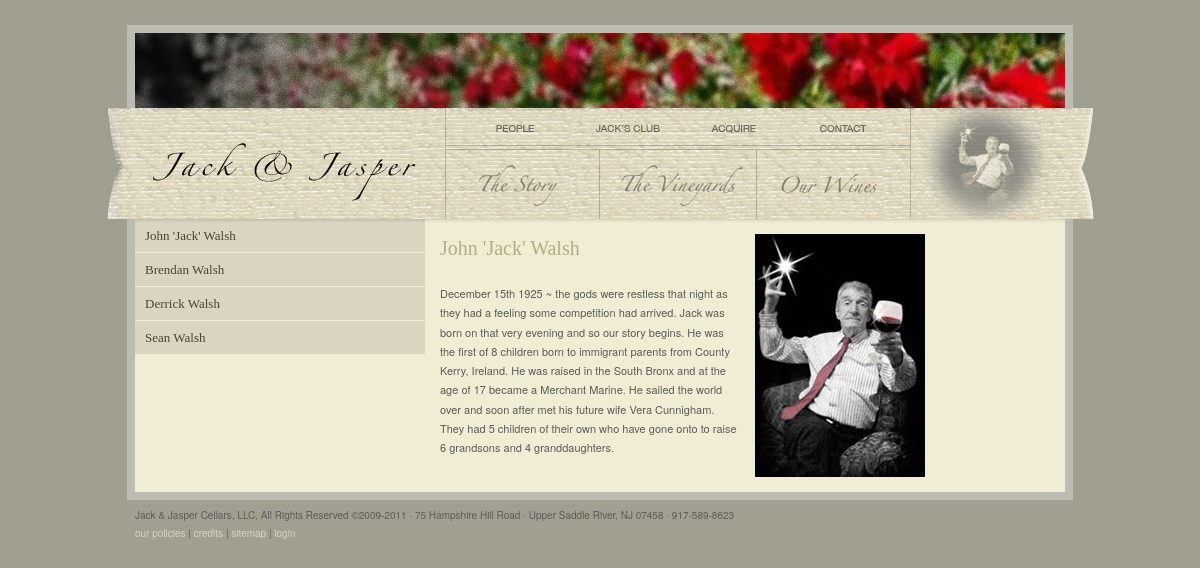
/pages/people.php, run on an earlier commit of the app's database.
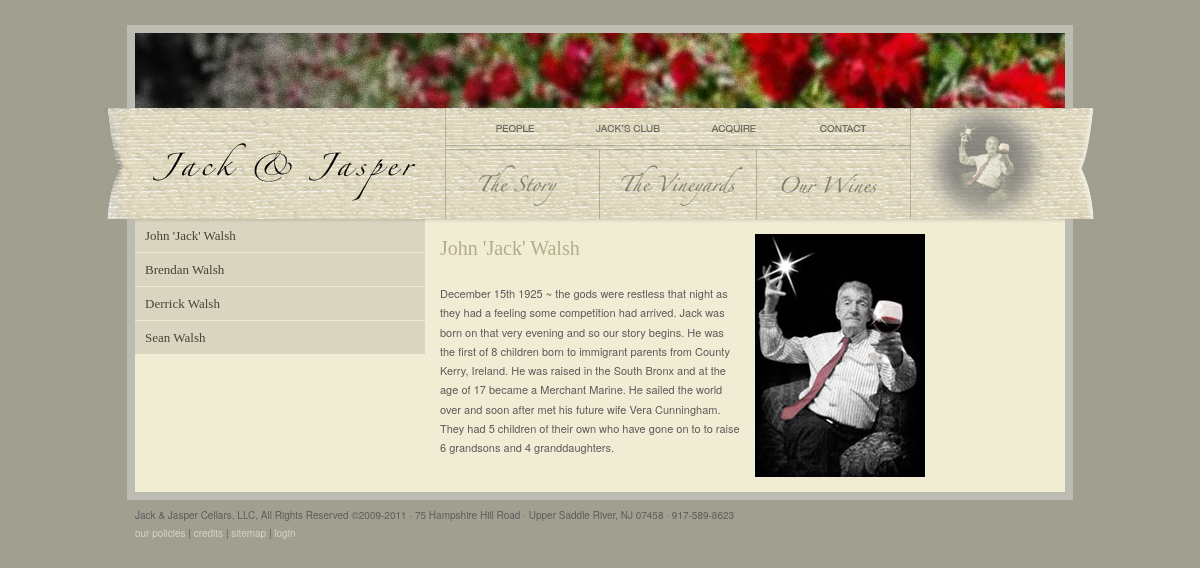
And on a later commit of the database.
### tables this page shows
CREATE TABLE IF NOT EXISTS `people` (
  `id` bigint(20) unsigned NOT NULL auto_increment,
  `h1` varchar(20) NOT NULL,
  `h2` varchar(50) default NULL,
  `p` varchar(2048) default NULL,
  PRIMARY KEY  (`id`),
  UNIQUE KEY `id` (`id`)
);

### pages/people.php (the view, shortened to what this page needs)
<!DOCTYPE html PUBLIC "-//W3C//DTD XHTML 1.0 Transitional//EN" "http://www.w3.org/TR/xhtml1/DTD/xhtml1-transitional.dtd">
<html xmlns="http://www.w3.org/1999/xhtml">
<head>
	<link rel="stylesheet" href="/css/main.css" type="text/css" media="screen" />
</head>
<?php require_once('../Connections/jackandjasper.php');
		if($_GET['id']){
			$id = $_GET['id'];}
		else{
			$id = 1;}
		$query_PeopleRS = "SELECT * FROM people WHERE id =".$id;
		$PeopleRS = mysql_query($query_PeopleRS, $jackandjasper) or die(mysql_error());
		$row_PeopleRS = mysql_fetch_assoc($PeopleRS);
?>
<body>
<div id="wholewrapper">
	<div id="flashHome">
		<div id="header">
			<img src="/img/header/people_hdr.jpg" alt="Harvest in the Jack &amp; Jasper Vineyards"/>
			<? include("../php/mainnav.php"); ?>
	    </div>
<div id="maincontentwrapper">
    <div id="leftcolumn">
      <div id="leftsubnav">
        <ul>
          <li><a href="/pages/people.php?id=1">John 'Jack' Walsh</a></li>
          <li><a href="/pages/people.php?id=2">Brendan Walsh</a></li>
          <li><a href="/pages/people.php?id=3">Derrick Walsh</a></li>
          <li><a href="/pages/people.php?id=4">Sean Walsh</a></li>
        </ul>
      </div>
    </div>
    <div id="content">
        <div id="contentpeople">
          <h1><?php echo $row_PeopleRS['h1']; ?></h1>
              <br />
              <br />
              <p><?php echo $row_PeopleRS['p']; ?></p>
        </div>
      <div>
	        <img  id="contentimage" src="/img/people/<?php echo $row_PeopleRS['id'].".jpg";?>" />
    	</div>
    </div>
      </div>
       <?php  include("../php/footer.php"); ?><br/>
    </div>
 </div>
</body>
</html>

### php/mainnav.php
<div id="nav">
	<ul>
		<li id="home" class="home"><a href="/">Home</a></li>
		<li id="people" name="people"><a href="/pages/people.php">People</a></li>
		<li id="wineclub"><a href="/pages/jacksclub.php">Jack's Club</a></li>
		<li id="acquire"><a href="http://jackandjaspercellars.securewinemerchant.com">Acquire</a></li>
		<li id="contact"><a href="/pages/contact.php">Contact</a></li>
		<li id="TheStory" class="heronav"><a href="/pages/story.php">The Story</a></li>
		<li id="TheVineyards" class="heronav"><a href="/pages/vineyards.php">The Vineyards</a></li>
		<li id="OurWines" class="heronav"><a href="http://jackandjaspercellars.securewinemerchant.com">Our Wines</a></li>
	</ul>
</div>

### php/footer.php (shortened to what this page needs)
 <div id="footer">
		<p class="left">Jack &amp; Jasper Cellars, LLC, All Rights Reserved &copy;2009-2011 &middot; 75 Hampshire Hill Road &middot; Upper Saddle River, NJ 07458 &middot; 917-589-8623
		<span><a href="http://jackandjaspercellars.securewinemerchant.com/Policies">our policies</a> | <a href="/pages/credits.php">credits</a> | <a href="/pages/sitemap.php">sitemap</a> | <a href="/php/admin/jackandjasperCMS.html">login</a></span></p>
</div>

### css/main.css (style rules this page uses)
html, body, div, span, applet, object, iframe, h1, h2, h3, h4, h5, h6, p, blockquote, pre, a, abbr, acronym, address, big, cite, code, del, dfn, em, font, img, ins, kbd, q, s, samp, small, strike, strong, sub, sup, tt, var, dd, dl, dt, li, ol, ul, fieldset, form, label, legend, table, caption, tbody, tfoot, thead, tr, th, td { margin: 0; padding: 0; border: 0; font-weight: inherit; font-style: inherit; font-size: 100%; line-height: 1; font-family: inherit; text-align: left; vertical-align: baseline; }
body { color: #5d5b5a; font-family: "Helvetica Neue", Arial, sans-serif; font-size: 11px; margin: 25px auto; background-attachment: fixed; background-color: #a19f90; background-image: url(/img/wood-bg.jpg); background-position: left top; }
a { text-decoration: underline; color: #966241; overflow: hidden; }
ul, ul li { list-style: none; margin: 0; padding: 0; }
div, img { border: 0; margin: 0; display: block; }
#wholewrapper { width: 1004px; }
#wholewrapper, #header, #mainnav, #maincontentwrapper { margin: auto; }
#header img { border: 8px solid #bdbcb2; width: 930px; border-bottom: none; margin: auto; }
#maincontentwrapper { width: 930px; border: 8px solid #bdbcb2; border-top: 0; background: url(../img/bg_maincontent.gif) repeat-x top #f1ecd4; }
#leftcolumn { width: 290px; float: left; }
#content { float: left; margin: 15px; }
#contentimage { width: 170px; float: left; margin: 0 15px 0 0; }
#content div { float: left; }
#leftsubnav { background: url(../img/bg_leftnav.gif) top repeat-x #d9d5c0; width: 290px; float: left; }
div#nav ul { background: url(/img/mainnav.png) no-repeat; margin: 0; padding: 0; position: relative; line-height: normal; width: 1004px; height: 111px; background-image: url(../img/mainnav.png); visibility: visible; }
div#nav ul li { margin: 0; padding: 0; list-style: none; background: transparent; position: absolute; top: 0; }
div#nav ul li.heronav { top: 42px; }
div#nav ul li a { text-indent: -9999px; text-decoration: none; }
div#nav ul li, div#nav ul a { height: 37px; display: block; }
div#nav ul li.heronav, div#nav ul li.heronav a { height: 69px; }
div#nav ul li.home, div#nav ul li.home a { height: 111px; }
li#home { width: 308px; left: 38px; }
li#people { width: 123px; left: 348px; }
li#wineclub { width: 116px; left: 470px; }
li#acquire { width: 100px; left: 585px; }
li#contact { width: 122px; left: 690px; }
li#TheStory { width: 153px; left: 348px; }
li#TheVineyards { width: 157px; left: 502px; }
li#OurWines { width: 155px; left: 658px; }
#leftsubnav li { border-bottom: 1px solid #f1ecd4; text-align: right; font-family: Georgia, "Times New Roman", Times, serif; font-size: 13px; float: left; width: 290px; }
#leftsubnav li a { color: #474436; text-decoration: none; display: block; padding-top: 10px; padding-right: 10px; padding-bottom: 10px; padding-left: 10px; }
h1 { color: #b4ac89; font-family: Georgia, "Times New Roman", Times, serif; font-size: 20px; font-weight: normal; line-height: 1.4em; }
#content p { line-height: 1.75em; }
#footer { margin: 10px auto; width: 930px; font-size: 10px; }
#footer .left { float: left; }
#footer .left span { display: block; margin-top: 8px; }
#footer a { color: #d9d5c0; text-decoration: none; }
#flashHome { float: left; }
#wholewrapper #flashHome #maincontentwrapper #content #contentpeople { width: 300px; padding-right: 15px; }

What changed in the data, as far as the page shows it:
changed people "John 'Jack' Walsh": p "…his future wife Vera Cunnigham. They had 5 children of their own who have gone onto to raise 6 grandsons…" → "…his future wife Vera Cunningham. They had 5 children of their own who have gone on to to raise 6 grandsons…"
